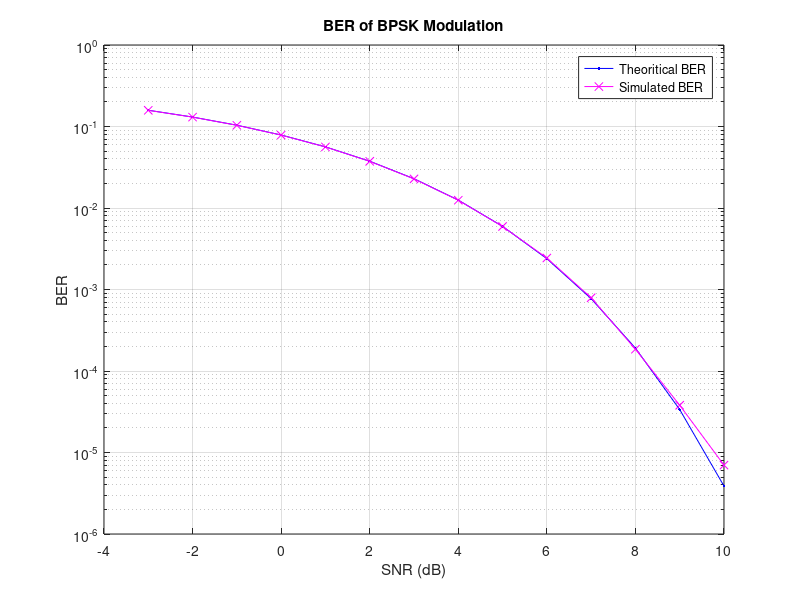

Recreate this plot in MATLAB.
% Filename - BER_BPSK_v2.m
% BER simulation of BPSK

clear all;
close all;
clc;

N = 10^6;               % Number of bits
data = rand(1,N)>0.5;   % Randomly generated data vector
signal = 2*data-1;     % BPSK modulation 0->-1, 1->1

n = (1/sqrt(2))*[randn(1,N)+j*randn(1,N)];      % AWGN

SNR = [-3:10];          % Simulated SNR range

for i = 1:length(SNR)
    
    y = signal + 10^(-SNR(i)/20)*n;             % Received signal with noise
    
    % receiver - hard decision decoding
    r_data = real(y)>0;
    
    % Count errors
    nErr(i) = size(find([data-r_data]),2);
    
end

simBER = nErr/N;        % Simulated BER
theoriticalBER = 0.5*erfc(sqrt(10.^(SNR/10)));  % Theoritical BER

figure;
semilogy(SNR, theoriticalBER, 'b.-');
hold on;
semilogy(SNR, simBER, 'mx-')
xlabel('SNR (dB)')
ylabel('BER')
legend('Theoritical BER', 'Simulated BER')
grid on;
title('BER of BPSK Modulation')



% % Rayleigh Channel
% 
% function h = calcCOE(N)
%     x = randn(1,N)/sqrt(2);
%     y = randn(1/N)/sqrt(2);
%     h = sqrt(x.^2 + y.^2);
% 
% end
% 
% % AWGN Noise
% function n = calcAWGN(N)
%     n = (1/sqrt(2).*[randn(1,N)+j*randn(1,N]);
% end